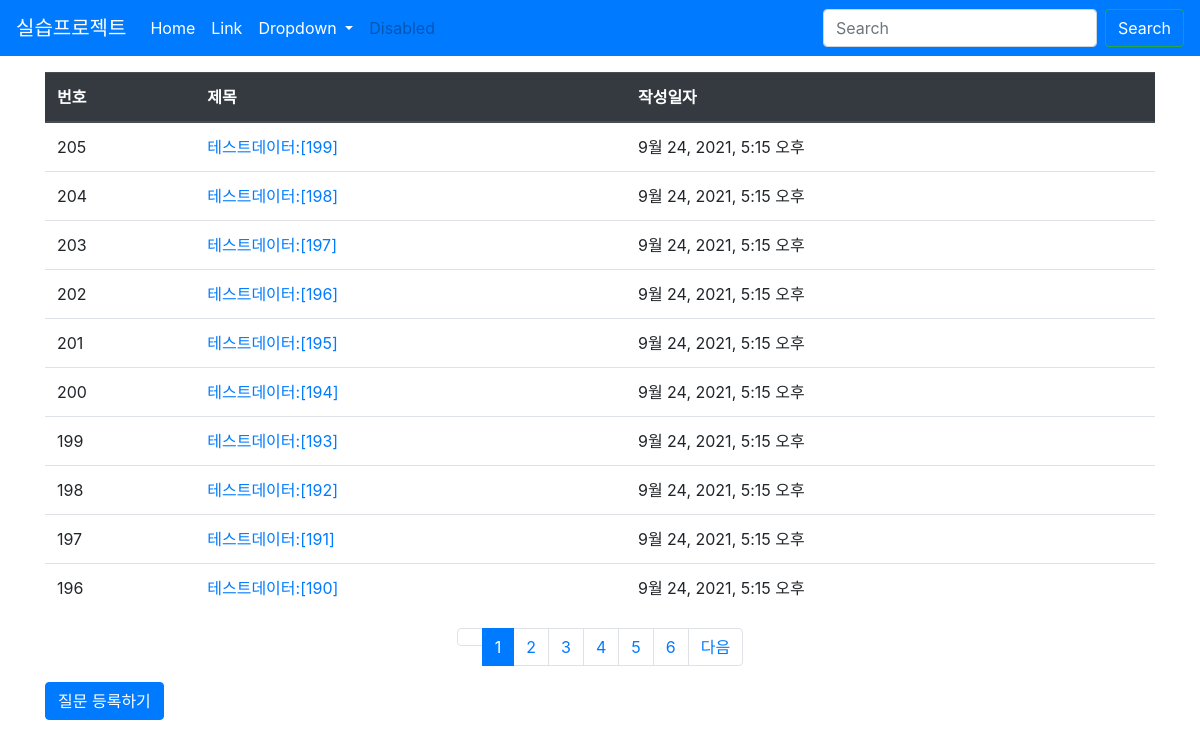
/board/, run on the app's committed database.
### board/models.py (models this page shows, shortened)
class Question(models.Model): #데이터베이스에 테이블 대신 만들었음/ 속성 제목, 내용, 작성일자.
    subject = models.CharField(max_length=200)
    content = models.TextField()
    create_date = models.DateTimeField()

### board/views.py (the view)
# urls.py: path('', views.index, name='index'),
def index(request):
    question_list = Question.objects.order_by('-create_date')
    page = request.GET.get('page', '1')
    question_list = Question.objects.order_by('-create_date')
    pagenator = Paginator(question_list, 10) # 페이지당 10개씩
    page_obj = pagenator.get_page(page)
    context = {'question_list': page_obj}
    return render(request, 'question_list.html', context)

### board/templatetags/board_filter.py (called while the page is built)
@register.filter()
def sub(value, arg):
    return value - arg

### templates/question_list.html
{% extends 'base.html' %}
{% load board_filter %}
{% block content %}
<div class="container my-3">
    <table class="table">
        <thead>
            <tr class="thead-dark">
                <th>번호</th>
                <th>제목</th>
                <th>작성일자</th>
            </tr>
        </thead>
        <tbody>
        {% if question_list %}
        {% for question in question_list %}
            <tr>
                <td>{{question_list.paginator.count|sub:question_list.start_index|sub:forloop.counter0|add:1}}</td>
                <td>
                    <a href="{% url 'board:detail' question.id %}">{{ question.subject }}</a>
                </td>
                <td>{{ question.create_date }}</td>
            </tr>
        {% endfor %}
        {% else %}
            <tr>
                <td>질문이 없습니다.</td>
            </tr>
        {% endif %}
        </tbody>
    </table>
    <ul class="pagination justify-content-center">
        {% if question_list.has_previous %}
        <li class="page-item">
            <a class="page-link" href="?page{{question_list.previous_page_number}}">이전</a>
        </li>
        {% else %}
        <li class="page-item disabled">
            <a class="page-link" aria-disabled="true" tabindex="-1"></a>
        </li>
        {% endif %}
        {% for page_number in question_list.paginator.page_range %}
        {% if page_number >= question_list.number|add:-5 and page_number <= question_list.number|add:5 %}
            {% if page_number == question_list.number %}
        <li class="page-item active" aria-current="page">
            <a class="page-link" href="?page={{ page_number }}">{{ page_number }}</a>
        </li>
        {% else %}
            <li class="page-item" >
            <a class="page-link" href="?page={{ page_number }}">{{ page_number }}</a>
        </li>
              {% endif %}
           {% endif %}
        {% endfor %}
        {% if question_list.has_next %}
        <li class="page-item">
            <a class="page-link" href="?page{{question_list.next_page_number}}">다음</a>
        </li>
        {% else %}
        <li class="page-item disabled">
            <a class="page-link" aria-disabled="true" tabindex="-1"></a>
        </li>
        {% endif %}
    </ul>
    <a href="{% url 'board:question_create' %}" class="btn btn-primary"> 질문 등록하기 </a>
</div>
{% endblock %}

### templates/base.html (shortened to what this page needs)
{% load static %}
<!DOCTYPE html>
<html lang="en">
<head>
    <link rel="stylesheet" href="{% static 'bootstrap.min.css' %}">
    <link rel="stylesheet" type="text/css" href="{% static 'css/boardStyle.css'%}">
</head>
<body>
<nav class="navbar navbar-expand-lg navbar-light bg-primary">
  <a class="navbar-brand text-white" href="{% url 'board:index' %}">실습프로젝트</a>
  <div class="collapse navbar-collapse" id="navbarSupportedContent">
    <ul class="navbar-nav mr-auto">
      <li class="nav-item active">
        <a class="nav-link text-white" href="#">Home <span class="sr-only">(current)</span></a>
      </li>
      <li class="nav-item">
        <a class="nav-link text-white" href="#">Link</a>
      </li>
      <li class="nav-item dropdown">
        <a class="nav-link dropdown-toggle text-white" id="navbarDropdown" role="button" data-toggle="dropdown" aria-haspopup="true" aria-expanded="false">
          Dropdown
        </a>
      </li>
      <li class="nav-item">
        <a class="nav-link disabled" href="#" tabindex="-1" aria-disabled="true">Disabled</a>
      </li>
    </ul>
    <form class="form-inline my-2 my-lg-0">
      <input class="form-control mr-sm-2" type="search" placeholder="Search" aria-label="Search">
      <button class="btn btn-outline-success my-2 my-sm-0 text-white" type="submit">Search</button>
    </form>
  </div>
</nav>
{% block content %}
{% endblock %}
</body>
</html>

### data on the page
Question: paginator.count|sub "205", subject "테스트데이터:[199]", create_date "9월 24, 2021, 5:15 오후"
Question: paginator.count|sub "204", subject "테스트데이터:[198]", create_date "9월 24, 2021, 5:15 오후"
Question: paginator.count|sub "203", subject "테스트데이터:[197]", create_date "9월 24, 2021, 5:15 오후"
Question: paginator.count|sub "202", subject "테스트데이터:[196]", create_date "9월 24, 2021, 5:15 오후"
Question: paginator.count|sub "201", subject "테스트데이터:[195]", create_date "9월 24, 2021, 5:15 오후"
Question: paginator.count|sub "200", subject "테스트데이터:[194]", create_date "9월 24, 2021, 5:15 오후"
Question: paginator.count|sub "199", subject "테스트데이터:[193]", create_date "9월 24, 2021, 5:15 오후"
Question: paginator.count|sub "198", subject "테스트데이터:[192]", create_date "9월 24, 2021, 5:15 오후"
Question: paginator.count|sub "197", subject "테스트데이터:[191]", create_date "9월 24, 2021, 5:15 오후"
Question: paginator.count|sub "196", subject "테스트데이터:[190]", create_date "9월 24, 2021, 5:15 오후"

### other printed values
{{ page_number }} "1"
{{ page_number }} "2" "3" "4" "5" "6"
